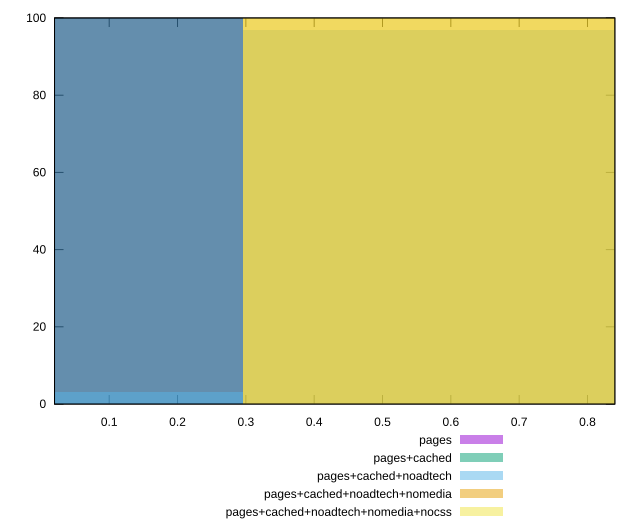

Write gnuplot code to recreate this figure.
reset

$pages <<EOF
0 100
EOF

$pagesCached <<EOF
0 100
EOF

$pagesCachedNoadtech <<EOF
0.5926340303544989 97
0 3
EOF

$pagesCachedNoadtechNomedia <<EOF
0.5926340303544989 100
EOF

$pagesCachedNoadtechNomediaNocss <<EOF
0.5926340303544989 100
EOF

set key outside below
set boxwidth 0.5926340303544989
set xrange [0.02:0.84]
set yrange [0:100]
set trange [0:100]
set style fill transparent solid 0.5 noborder
set terminal svg size 640, 530 enhanced background rgb 'white'
set output "report_00013_2021-02-09T12-04-24.940Z/interactive/comparison/histogram/all_score.svg"

plot $pages title "pages" with boxes, \
     $pagesCached title "pages+cached" with boxes, \
     $pagesCachedNoadtech title "pages+cached+noadtech" with boxes, \
     $pagesCachedNoadtechNomedia title "pages+cached+noadtech+nomedia" with boxes, \
     $pagesCachedNoadtechNomediaNocss title "pages+cached+noadtech+nomedia+nocss" with boxes

reset
